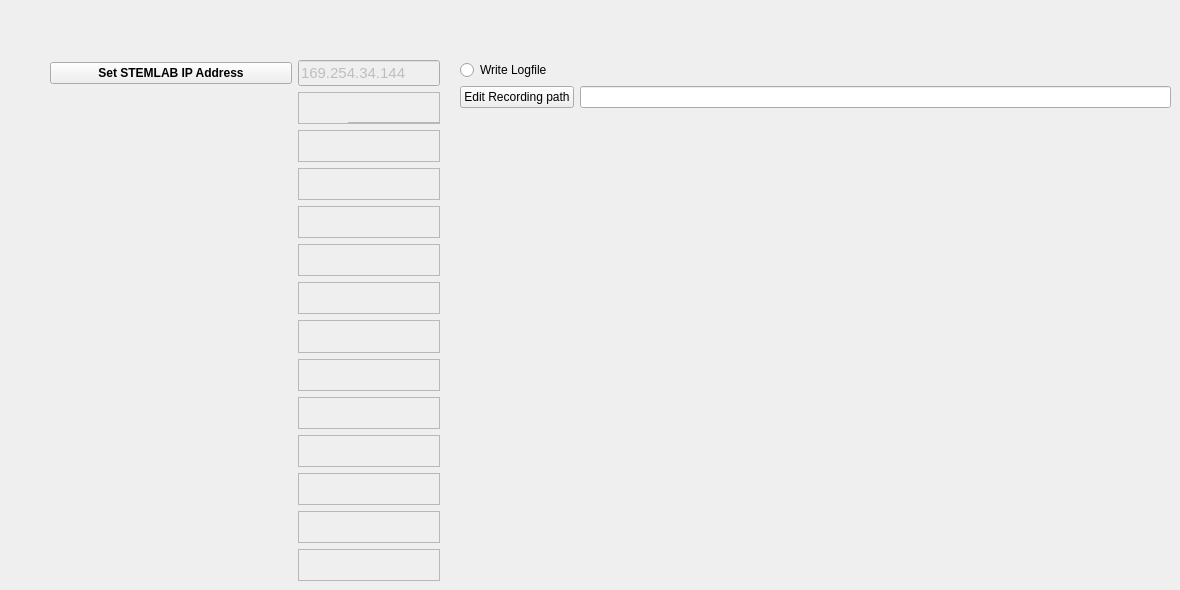
      <widget class="QWidget" name="tab_configuration">
       <attribute name="title">
        <string>Configuration</string>
       </attribute>
       <widget class="QWidget" name="gridLayoutWidget_6">
        <property name="geometry">
         <rect>
          <x>50</x>
          <y>60</y>
          <width>390</width>
          <height>521</height>
         </rect>
        </property>
        <layout class="QGridLayout" name="gridLayout_config">
         <item row="0" column="0">
          <widget class="QPushButton" name="Conf_pushButton_IP">
           <property name="font">
            <font>
             <pointsize>9</pointsize>
             <weight>75</weight>
             <bold>true</bold>
            </font>
           </property>
           <property name="cursor">
            <cursorShape>ArrowCursor</cursorShape>
           </property>
           <property name="focusPolicy">
            <enum>Qt::StrongFocus</enum>
           </property>
           <property name="acceptDrops">
            <bool>false</bool>
           </property>
           <property name="toolTip">
            <string>allow definition of STEMLAB IP address</string>
           </property>
           <property name="autoFillBackground">
            <bool>false</bool>
           </property>
           <property name="text">
            <string>Set STEMLAB IP Address</string>
           </property>
           <property name="autoDefault">
            <bool>true</bool>
           </property>
          </widget>
         </item>
         <item row="0" column="1">
          <widget class="QLineEdit" name="Conf_lineEdit_IPAddress">
           <property name="enabled">
            <bool>false</bool>
           </property>
           <property name="sizePolicy">
            <sizepolicy hsizetype="Fixed" vsizetype="Fixed">
             <horstretch>0</horstretch>
             <verstretch>0</verstretch>
            </sizepolicy>
           </property>
           <property name="palette">
            <palette>
             <active>
              <colorrole role="WindowText">
               <brush brushstyle="SolidPattern">
                <color alpha="255">
                 <red>85</red>
                 <green>0</green>
                 <blue>255</blue>
                </color>
               </brush>
              </colorrole>
             </active>
             <inactive>
              <colorrole role="WindowText">
               <brush brushstyle="SolidPattern">
                <color alpha="255">
                 <red>85</red>
                 <green>0</green>
                 <blue>255</blue>
                </color>
               </brush>
              </colorrole>
             </inactive>
             <disabled>
              <colorrole role="WindowText">
               <brush brushstyle="SolidPattern">
                <color alpha="255">
                 <red>120</red>
                 <green>120</green>
                 <blue>120</blue>
                </color>
               </brush>
              </colorrole>
             </disabled>
            </palette>
           </property>
           <property name="font">
            <font>
             <pointsize>11</pointsize>
             <weight>50</weight>
             <bold>false</bold>
            </font>
           </property>
           <property name="toolTip">
            <string>enter IP address here after activating Button</string>
           </property>
           <property name="text">
            <string>169.254.34.144</string>
           </property>
          </widget>
         </item>
         <item row="1" column="1">
          <widget class="QFrame" name="frame">
           <property name="frameShape">
            <enum>QFrame::StyledPanel</enum>
           </property>
           <property name="frameShadow">
            <enum>QFrame::Raised</enum>
           </property>
           <widget class="QFrame" name="frame_2">
            <property name="geometry">
             <rect>
              <x>50</x>
              <y>30</y>
              <width>120</width>
              <height>80</height>
             </rect>
            </property>
            <property name="frameShape">
             <enum>QFrame::StyledPanel</enum>
            </property>
            <property name="frameShadow">
             <enum>QFrame::Raised</enum>
            </property>
           </widget>
          </widget>
         </item>
         <item row="2" column="1">
          <widget class="QFrame" name="frame_4">
           <property name="frameShape">
            <enum>QFrame::StyledPanel</enum>
           </property>
           <property name="frameShadow">
            <enum>QFrame::Raised</enum>
           </property>
          </widget>
         </item>
         <item row="4" column="1">
          <widget class="QFrame" name="frame_5">
           <property name="frameShape">
            <enum>QFrame::StyledPanel</enum>
           </property>
           <property name="frameShadow">
            <enum>QFrame::Raised</enum>
           </property>
          </widget>
         </item>
         <item row="5" column="1">
          <widget class="QFrame" name="frame_3">
           <property name="frameShape">
            <enum>QFrame::StyledPanel</enum>
           </property>
           <property name="frameShadow">
            <enum>QFrame::Raised</enum>
           </property>
          </widget>
         </item>
         <item row="6" column="1">
          <widget class="QFrame" name="frame_6">
           <property name="frameShape">
            <enum>QFrame::StyledPanel</enum>
           </property>
           <property name="frameShadow">
            <enum>QFrame::Raised</enum>
           </property>
          </widget>
         </item>
         <item row="7" column="1">
          <widget class="QFrame" name="frame_7">
           <property name="frameShape">
            <enum>QFrame::StyledPanel</enum>
           </property>
           <property name="frameShadow">
            <enum>QFrame::Raised</enum>
           </property>
          </widget>
         </item>
         <item row="8" column="1">
          <widget class="QFrame" name="frame_8">
           <property name="frameShape">
            <enum>QFrame::StyledPanel</enum>
           </property>
           <property name="frameShadow">
            <enum>QFrame::Raised</enum>
           </property>
          </widget>
         </item>
         <item row="9" column="1">
          <widget class="QFrame" name="frame_9">
           <property name="frameShape">
            <enum>QFrame::StyledPanel</enum>
           </property>
           <property name="frameShadow">
            <enum>QFrame::Raised</enum>
           </property>
          </widget>
         </item>
         <item row="10" column="1">
          <widget class="QFrame" name="frame_10">
           <property name="frameShape">
            <enum>QFrame::StyledPanel</enum>
           </property>
           <property name="frameShadow">
            <enum>QFrame::Raised</enum>
           </property>
          </widget>
         </item>
         <item row="11" column="1">
          <widget class="QFrame" name="frame_11">
           <property name="frameShape">
            <enum>QFrame::StyledPanel</enum>
           </property>
           <property name="frameShadow">
            <enum>QFrame::Raised</enum>
           </property>
          </widget>
         </item>
         <item row="12" column="1">
          <widget class="QFrame" name="frame_12">
           <property name="frameShape">
            <enum>QFrame::StyledPanel</enum>
           </property>
           <property name="frameShadow">
            <enum>QFrame::Raised</enum>
           </property>
          </widget>
         </item>
         <item row="13" column="1">
          <widget class="QFrame" name="frame_13">
           <property name="frameShape">
            <enum>QFrame::StyledPanel</enum>
           </property>
           <property name="frameShadow">
            <enum>QFrame::Raised</enum>
           </property>
          </widget>
         </item>
         <item row="3" column="1">
          <widget class="QFrame" name="frame_14">
           <property name="frameShape">
            <enum>QFrame::StyledPanel</enum>
           </property>
           <property name="frameShadow">
            <enum>QFrame::Raised</enum>
           </property>
          </widget>
         </item>
        </layout>
       </widget>
       <widget class="QWidget" name="formLayoutWidget">
        <property name="geometry">
         <rect>
          <x>460</x>
          <y>60</y>
          <width>711</width>
          <height>80</height>
         </rect>
        </property>
        <layout class="QFormLayout" name="formLayout">
         <item row="0" column="0">
          <widget class="QRadioButton" name="radioButtonpushButton_write_logfile">
           <property name="text">
            <string>Write Logfile</string>
           </property>
          </widget>
         </item>
         <item row="1" column="0">
          <widget class="QPushButton" name="pushButton_config_recordingpath">
           <property name="text">
            <string>Edit Recording path</string>
           </property>
          </widget>
         </item>
         <item row="1" column="1">
          <widget class="QLineEdit" name="lineEdit_config_recordingpath"/>
         </item>
        </layout>
       </widget>
      </widget>
